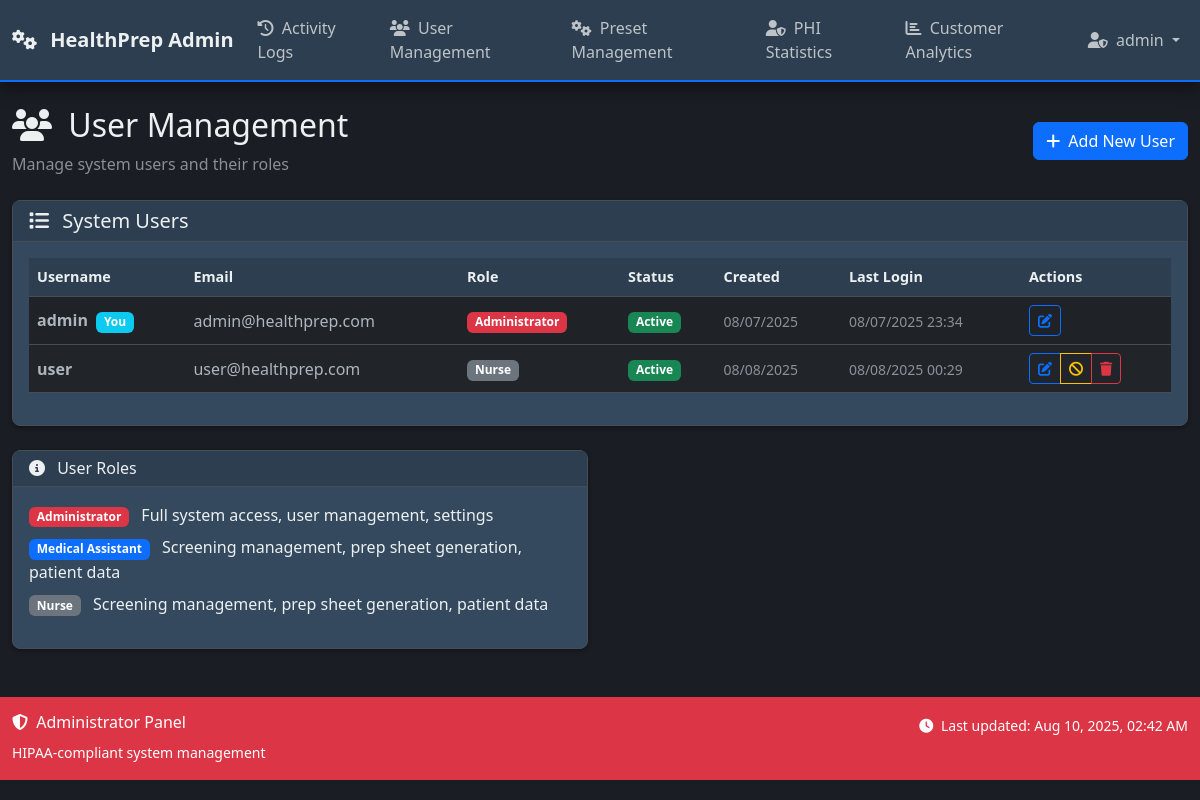
Page /admin/users (signed in) on the committed database.
### models.py (models this page shows, shortened)
class User(UserMixin, db.Model):
    __tablename__ = 'users'
    id = db.Column(db.Integer, primary_key=True)
    username = db.Column(db.String(80), nullable=False)  # Unique within organization
    email = db.Column(db.String(120), nullable=False)  # Unique within organization
    password_hash = db.Column(db.String(255), nullable=False)
    role = db.Column(db.String(20), default='nurse', nullable=False)  # 'root_admin', 'admin', 'MA', 'nurse'
    is_admin = db.Column(db.Boolean, default=False, nullable=False)  # Kept for backward compatibility
    is_active_user = db.Column(db.Boolean, default=True, nullable=False)
    is_root_admin = db.Column(db.Boolean, default=False, nullable=False)  # Super admin for managing all organizations
    org_id = db.Column(db.Integer, db.ForeignKey('organizations.id'), nullable=True)  # Nullable for root admins
    epic_user_id = db.Column(db.String(100))  # Epic user ID for mapping
    two_factor_enabled = db.Column(db.Boolean, default=False)
    session_timeout_minutes = db.Column(db.Integer, default=30)
    last_activity = db.Column(db.DateTime, default=datetime.utcnow)
    failed_login_attempts = db.Column(db.Integer, default=0)
    locked_until = db.Column(db.DateTime)
    created_at = db.Column(db.DateTime, default=datetime.utcnow)
    last_login = db.Column(db.DateTime, default=datetime.utcnow)
    created_by = db.Column(db.Integer, db.ForeignKey('users.id'))
    updated_at = db.Column(db.DateTime, default=datetime.utcnow, onupdate=datetime.utcnow)
    __table_args__ = (
        db.UniqueConstraint('username', 'org_id', name='unique_username_per_org'),
        db.UniqueConstraint('email', 'org_id', name='unique_email_per_org'),
    )
    def is_admin_user(self):
        return self.role == 'admin' or self.is_admin or self.is_root_admin
    def update_activity(self):
        self.last_activity = datetime.utcnow()
    @property
    def is_active(self):
        return self.is_active_user
    @property
    def role_display(self):
        role_names = {
            'root_admin': 'Root Administrator',
            'admin': 'Administrator',
            'MA': 'Medical Assistant',
            'nurse': 'Nurse'
        }
        return role_names.get(self.role, self.role.title())

### routes/admin_routes.py (the view)
@admin_bp.route('/users')
@login_required
@admin_required
def users():
    try:
        if hasattr(current_user, 'org_id'):
            users = User.query.filter_by(org_id=current_user.org_id).order_by(User.username).all()
        else:
            users = User.query.order_by(User.username).all()
        return render_template('admin/users.html', users=users)
    except Exception as e:
        logger.error(f"Error loading users: {str(e)}")
        flash('Error loading users', 'error')
        return render_template('error/500.html'), 500

### app.py (called while the page is built)
def register_template_utilities(app):
    @app.template_filter('datetime')
    def datetime_filter(value, format='%Y-%m-%d %H:%M'):
        if value is None:
            return ""
        return value.strftime(format)
    @app.context_processor
    def inject_cache_timestamp():
        import time
        return dict(cache_timestamp=int(time.time()))
    @app.context_processor
    def inject_csrf_token():
        from flask_wtf.csrf import generate_csrf
        return dict(csrf_token=lambda: generate_csrf())

### routes/admin_routes.py (called while the page is built)
def admin_required(f):
    @functools.wraps(f)
    def decorated_function(*args, **kwargs):
        if not current_user.is_authenticated or not current_user.is_admin_user():
            flash('Admin access required', 'error')
            return redirect(url_for('main.index'))
        return f(*args, **kwargs)
    return decorated_function

### templates/admin/users.html (shortened to what this page needs)
{% extends 'base_admin.html' %}
{% block content %}
<div class="d-flex justify-content-between align-items-center mb-4">
    <div>
        <h2>
            <i class="fas fa-users me-2"></i>
            User Management
        </h2>
        <p class="text-muted mb-0">Manage system users and their roles</p>
    </div>
    <div>
        <button type="button" class="btn btn-primary" data-bs-toggle="modal" data-bs-target="#addUserModal">
            <i class="fas fa-plus me-1"></i>
            Add New User
        </button>
    </div>
</div>
<div class="card">
    <div class="card-header">
        <h5 class="mb-0">
            <i class="fas fa-list me-2"></i>
            System Users
        </h5>
    </div>
    <div class="card-body">
        {% if users %}
        <div class="table-responsive">
            <table class="table table-striped table-hover" id="usersTable">
                <thead>
                    <tr>
                        <th>Username</th>
                        <th>Email</th>
                        <th>Role</th>
                        <th>Status</th>
                        <th>Created</th>
                        <th>Last Login</th>
                        <th>Actions</th>
                    </tr>
                </thead>
                <tbody>
                    {% for user in users %}
                    <tr data-user-id="{{ user.id }}">
                        <td>
                            <strong>{{ user.username }}</strong>
                            {% if user.id == current_user.id %}
                                <span class="badge bg-info ms-1">You</span>
                            {% endif %}
                        </td>
                        <td>{{ user.email }}</td>
                        <td>
                            <span class="badge bg-{{ 'danger' if user.role == 'admin' else 'primary' if user.role == 'MA' else 'secondary' }}">
                                {{ user.role_display }}
                            </span>
                        </td>
                        <td>
                            <span class="badge bg-{{ 'success' if user.is_active_user else 'danger' }}">
                                {{ 'Active' if user.is_active_user else 'Inactive' }}
                            </span>
                        </td>
                        <td>
                            <small class="text-muted">
                                {{ user.created_at.strftime('%m/%d/%Y') if user.created_at else 'N/A' }}
                            </small>
                        </td>
                        <td>
                            <small class="text-muted">
                                {{ user.last_login.strftime('%m/%d/%Y %H:%M') if user.last_login else 'Never' }}
                            </small>
                        </td>
                        <td>
                            <div class="btn-group btn-group-sm" role="group">
                                <button type="button" class="btn btn-outline-primary btn-sm"
                                        onclick="editUser({{ user.id }}, '{{ user.username }}', '{{ user.email }}', '{{ user.role }}', {{ user.is_active_user|lower }})"
                                        data-bs-toggle="modal" data-bs-target="#editUserModal">
                                    <i class="fas fa-edit"></i>
                                </button>
                                {% if user.id != current_user.id %}
                                <button type="button" class="btn btn-outline-{{ 'warning' if user.is_active_user else 'success' }} btn-sm"
                                        onclick="toggleUserStatus({{ user.id }}, '{{ user.username }}', {{ user.is_active_user|lower }})">
                                    <i class="fas fa-{{ 'ban' if user.is_active_user else 'check' }}"></i>
                                </button>
                                {% endif %}
                                {% if user.id != current_user.id %}
                                <button type="button" class="btn btn-outline-danger btn-sm"
                                        onclick="deleteUser({{ user.id }}, '{{ user.username }}')"
                                        title="Delete User"
                                        data-user-id="{{ user.id }}">
                                    <i class="fas fa-trash"></i>
                                </button>
                                {% endif %}
                            </div>
                        </td>
                    </tr>
                    {% endfor %}
                </tbody>
            </table>
        </div>
        {% else %}
        <div class="text-center py-4">
            <i class="fas fa-users fa-3x text-muted mb-3"></i>
            <h5 class="text-muted">No users found</h5>
            <p class="text-muted">Add your first user to get started.</p>
        </div>
        {% endif %}
    </div>
</div>
<div class="row mt-4">
    <div class="col-md-6">
        <div class="card">
            <div class="card-header">
                <h6 class="mb-0">
                    <i class="fas fa-info-circle me-2"></i>
                    User Roles
                </h6>
            </div>
            <div class="card-body">
                <ul class="list-unstyled">
                    <li class="mb-2">
                        <span class="badge bg-danger me-2">Administrator</span>
                        Full system access, user management, settings
                    </li>
                    <li class="mb-2">
                        <span class="badge bg-primary me-2">Medical Assistant</span>
                        Screening management, prep sheet generation, patient data
                    </li>
                    <li class="mb-2">
                        <span class="badge bg-secondary me-2">Nurse</span>
                        Screening management, prep sheet generation, patient data
                    </li>
                </ul>
            </div>
        </div>
    </div>
</div>
{% endblock %}

### templates/base_admin.html (shortened to what this page needs)
<!DOCTYPE html>
<html lang="en" data-bs-theme="dark">
<head>
    <link href="https://cdn.jsdelivr.net/npm/bootstrap@5.3.0/dist/css/bootstrap.min.css" rel="stylesheet">
    <link href="https://cdnjs.cloudflare.com/ajax/libs/font-awesome/6.4.0/css/all.min.css" rel="stylesheet">
    <link href="{{ url_for('static', filename='css/custom.css') }}" rel="stylesheet">
    <link href="{{ url_for('static', filename='css/loading-states.css') }}" rel="stylesheet">
</head>
<body>
    <nav class="navbar navbar-expand-lg navbar-dark bg-danger">
        <div class="container">
            <a class="navbar-brand" href="{{ url_for('admin.dashboard') }}">
                <i class="fas fa-cogs me-2"></i>
                HealthPrep Admin
            </a>
            <div class="collapse navbar-collapse" id="adminNavbar">
                <ul class="navbar-nav me-auto">
                    <li class="nav-item">
                        <a class="nav-link" href="{{ url_for('admin.dashboard_logs') }}">
                            <i class="fas fa-history me-1"></i> Activity Logs
                        </a>
                    </li>
                    <li class="nav-item">
                        <a class="nav-link" href="{{ url_for('admin.users_list') }}">
                            <i class="fas fa-users me-1"></i> User Management
                        </a>
                    </li>
                    <li class="nav-item">
                        <a class="nav-link" href="{{ url_for('admin.dashboard_presets') }}">
                            <i class="fas fa-cogs me-1"></i> Preset Management
                        </a>
                    </li>
                    <li class="nav-item">
                        <a class="nav-link" href="{{ url_for('admin.dashboard_phi') }}">
                            <i class="fas fa-user-shield me-1"></i> PHI Statistics
                        </a>
                    </li>
                    <li class="nav-item">
                        <a class="nav-link" href="{{ url_for('admin.dashboard_analytics') }}">
                            <i class="fas fa-chart-bar me-1"></i> Customer Analytics
                        </a>
                    </li>
                </ul>
                <ul class="navbar-nav">
                    <li class="nav-item dropdown">
                        <a class="nav-link dropdown-toggle" href="#" id="adminUserDropdown" role="button" data-bs-toggle="dropdown">
                            <i class="fas fa-user-shield me-1"></i> {{ current_user.username }}
                        </a>
                    </li>
                </ul>
            </div>
        </div>
    </nav>
    <main class="container-fluid my-4">
        {% block content %}{% endblock %}
    </main>
    <footer class="bg-danger text-white py-3 mt-5">
        <div class="container">
            <div class="row">
                <div class="col-md-6">
                    <h6><i class="fas fa-shield-alt me-1"></i> Administrator Panel</h6>
                    <small>HIPAA-compliant system management</small>
                </div>
                <div class="col-md-6 text-end">
                    <small>
                        <i class="fas fa-clock me-1"></i>
                        Last updated: <span id="lastUpdated"></span>
                    </small>
                </div>
            </div>
        </div>
    </footer>
</body>
</html>

### static/css/custom.css (style rules this page uses)
:root { --hp-primary: #0d6efd; --hp-secondary: #6c757d; --hp-success: #198754; --hp-danger: #dc3545; --hp-warning: #ffc107; --hp-info: #0dcaf0; --hp-light: #f8f9fa; --hp-dark: #212529; --hp-complete: #20c997; --hp-due-soon: #fd7e14; --hp-due: #e74c3c; --hp-overdue: #ad2121; --hp-confidence-high: #28a745; --hp-confidence-medium: #ffc107; --hp-confidence-low: #dc3545; --hp-bg-primary: #1a1d23; --hp-bg-secondary: #2c3e50; --hp-bg-card: #34495e; --hp-text-primary: #ecf0f1; --hp-text-secondary: #bdc3c7; --hp-text-muted: #95a5a6; --hp-border-color: #454d55; --hp-shadow-sm: 0 0.125rem 0.25rem rgba(0, 0, 0, 0.3); --hp-shadow: 0 0.5rem 1rem rgba(0, 0, 0, 0.4); --hp-shadow-lg: 0 1rem 3rem rgba(0, 0, 0, 0.5); --hp-font-family-medical: 'Segoe UI', Tahoma, Geneva, Verdana, sans-serif; --hp-font-size-medical: 0.9rem; --hp-line-height-medical: 1.5; }
body { background-color: var(--hp-bg-primary); color: var(--hp-text-primary); font-family: var(--hp-font-family-medical); line-height: var(--hp-line-height-medical); }
.container, .container-fluid { max-width: 1400px; }
.navbar { background-color: var(--hp-bg-secondary) !important; border-bottom: 2px solid var(--hp-primary); box-shadow: var(--hp-shadow); }
.navbar-brand { font-weight: 600; color: var(--hp-text-primary) !important; }
.navbar-nav .nav-link { color: var(--hp-text-secondary) !important; font-weight: 500; transition: color 0.3s ease; }
.card { background-color: var(--hp-bg-card); border: 1px solid var(--hp-border-color); box-shadow: var(--hp-shadow-sm); border-radius: 0.5rem; }
.card-header { background-color: var(--hp-bg-secondary); border-bottom: 1px solid var(--hp-border-color); font-weight: 600; color: var(--hp-text-primary); }
.card-body { color: var(--hp-text-primary); }
.table { color: var(--hp-text-primary); background-color: transparent; }
.table th { background-color: var(--hp-bg-secondary); border-color: var(--hp-border-color); color: var(--hp-text-primary); font-weight: 600; font-size: var(--hp-font-size-medical); }
.table td { border-color: var(--hp-border-color); vertical-align: middle; }
.btn-primary { background-color: var(--hp-primary); border-color: var(--hp-primary); }

### rows in the picture
User: username "admin", shows "You", email "admin@healthprep.com", role_display "Administrator", is_active_user "Active", created_at "08/07/2025", last_login "08/07/2025 23:34"
User: username "user", email "user@healthprep.com", role_display "Nurse", is_active_user "Active", created_at "08/08/2025", last_login "08/08/2025 00:29"
